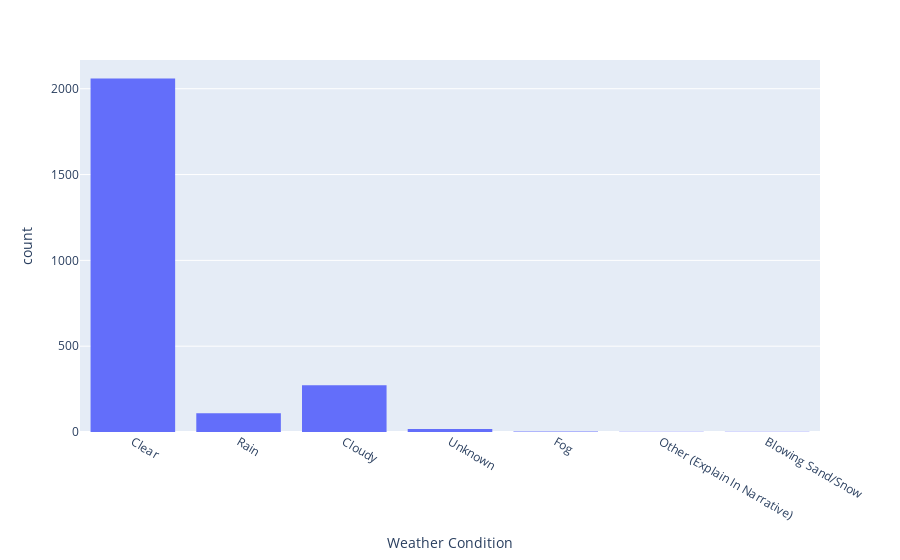

Source (notebook cell):
### Code cell
fig = px.histogram(df, x='Weather Condition')
fig

### Figure 1 — Plotly figure (JSON) as saved in the notebook; plotly's stock layout.template omitted (floating-point values rounded to 4 significant figures; data arrays with more than 128 entries replaced by an {"elided": "..."} marker saying what was removed)
{"data": [{"alignmentgroup": "True", "bingroup": "x", "hovertemplate": "Weather Condition=%{x}<br>count=%{y}<extra></extra>", "legendgroup": "", "marker": {"color": "#636efa"}, "name": "", "offsetgroup": "", "orientation": "v", "showlegend": false, "type": "histogram", "x": {"elided": "2463 str values"}, "xaxis": "x", "yaxis": "y"}], "layout": {"barmode": "relative", "legend": {"tracegroupgap": 0}, "margin": {"t": 60}, "xaxis": {"anchor": "y", "domain": [0, 1], "title": {"text": "Weather Condition"}}, "yaxis": {"anchor": "x", "domain": [0, 1], "title": {"text": "count"}}}}
